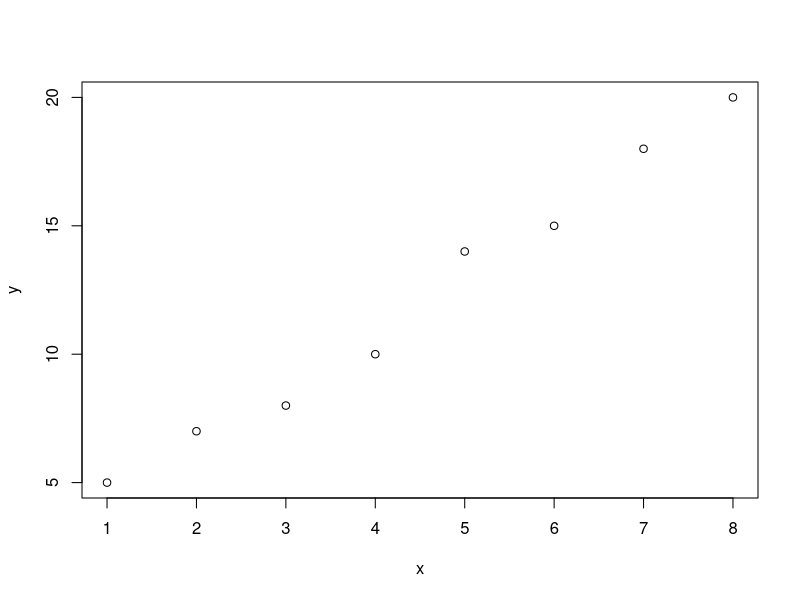

Here is the R script that generated this plot:
## ---- chunk 1
knitr::opts_chunk$set(cache = TRUE, fig.align = "center")
library(tidyverse)
## ---- chunk 2
x <- 1:8
y <- c(5,7,8,10,14,15,18,20)
plot(x,y)
## ---- chunk 3
my.data <- data.frame("PLAYER" = c("Stephen Curry", "John Wall", "Jimmy Butler", "James Harden", "Kevin Durant", "LeBron James", "Kristaps Porzingis", "Dirk Nowitzki", "Tim Duncan", "Andre Drummond"), stringsAsFactors = FALSE)

my.data <- data.frame("PLAYER" = c("Stephen Curry", "Damian Lillard", "Jimmy Butler", "James Harden", "Kevin Durant", "LeBron James", "Dirk Nowitzki", "Giannis Antetokounmpo", "DeMarcus Cousins", "Marc Gasol"),
                      "SEASON" = rep("2016", times = 10),
                      "FGM" = c(805, 618, 470, 710, 698, 737, 498, 513, 601, 328),
                      "FGA" = c(1597, 1474, 1034, 1617, 1381, 1416, 1112, 1013, 1332, 707),
                      "TPM" = c(402, 229, 64, 236, 186, 87, 126, 28, 70, 2),
                      "TPA" = c(887, 610, 206, 657, 480, 282, 342, 110, 210, 3),
                      "FTM" = c(363, 414, 395, 720, 447, 359, 250, 296, 476, 203),
                      "FTA" = c(400, 464, 475, 837, 498, 491, 280, 409, 663, 245))

knitr::kable(my.data, format = "html", 
             table.attr = "class='table table-striped table-bordered table-hover'",
             align = c('l', 'c', 'r', 'r', 'r', 'r', 'r', 'r'))
## ---- chunk 4
nba_shooting_small <- read_csv(file = "data/nba_shooting_small.csv")
## ---- chunk 5
nba_shooting_small
## ---- chunk 6
arrange(nba_shooting_small, FGA)
## ---- chunk 7
arrange(nba_shooting_small, desc(FGA))
## ---- chunk 8
arrange(nba_shooting_small, FGA, TPA)
## ---- chunk 9
arrange(nba_shooting_small, PLAYER)
nba_shooting_small
## ---- chunk 10
nba_shooting_small <- arrange(nba_shooting_small, PLAYER)
nba_shooting_small
## ---- chunk 11
mutate(nba_shooting_small, FGP = FGM/FGA)
## ---- chunk 12
mutate(nba_shooting_small, FGP = FGM/FGA, TPP = TPM/TPA, FTP = FTM/FTA)
## ---- chunk 13
nba_shooting_small <-
  mutate(nba_shooting_small,
         FGP = FGM/FGA,
         TPP = TPM/TPA,
         FTP = FTM/FTA)
